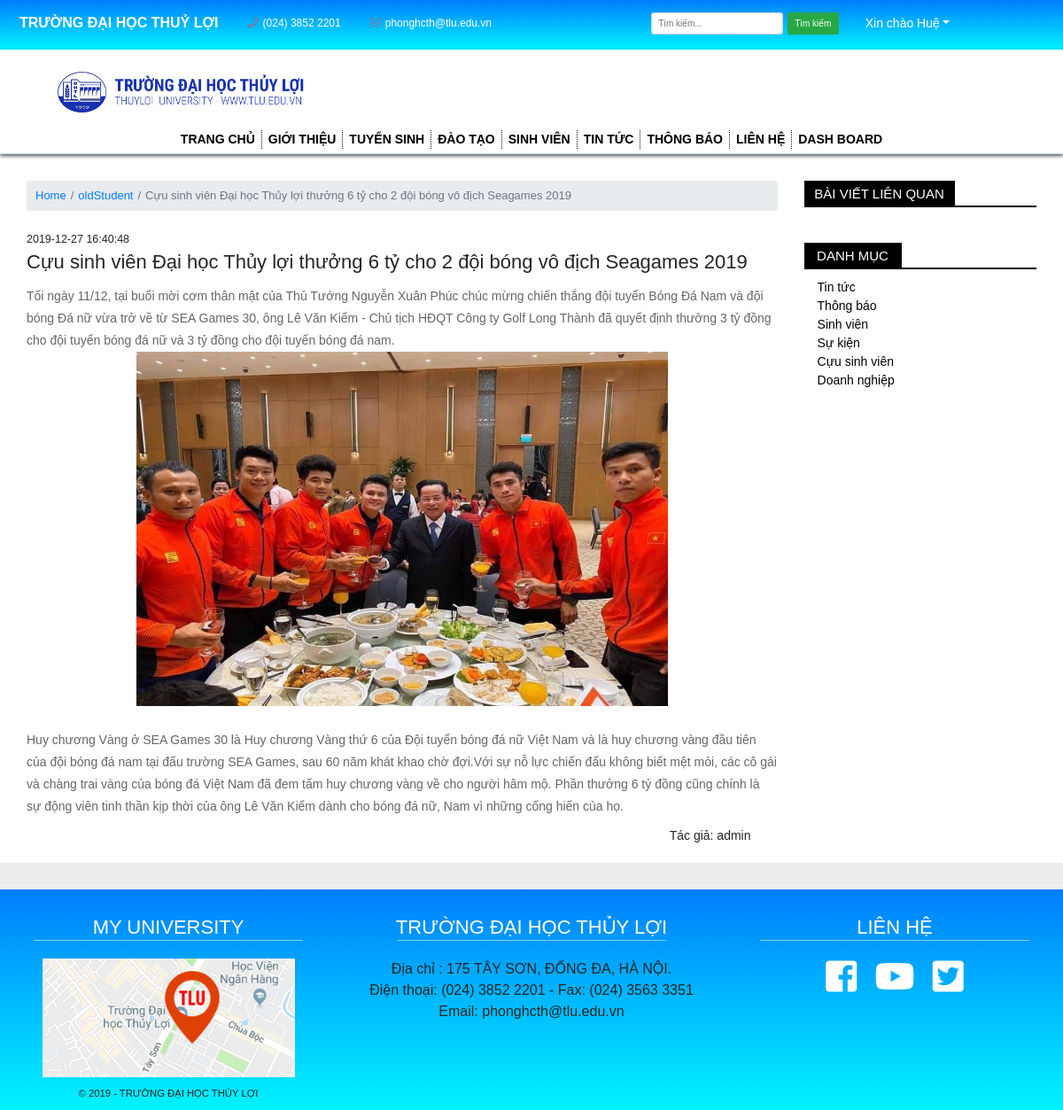
Screenshot of /index.php?category=oldStudent&idPost=10 (signed in) with the database file from the repository.
### tables this page shows
CREATE TABLE `Account` (
  `accID` tinyint(1) UNSIGNED NOT NULL,
  `userID` char(11) DEFAULT NULL,
  `firstName` varchar(30) NOT NULL,
  `lastName` varchar(30) NOT NULL,
  `email` varchar(50) NOT NULL,
  `password` varchar(100) NOT NULL,
  `level` tinyint(1) DEFAULT '3',
  `created` datetime DEFAULT CURRENT_TIMESTAMP
);

CREATE TABLE `Posts` (
  `idPost` tinyint(1) NOT NULL,
  `category` varchar(50) NOT NULL,
  `titlePost` varchar(255) DEFAULT NULL,
  `content` text NOT NULL,
  `imgPost` text,
  `author` varchar(30) NOT NULL,
  `accID` tinyint(1) UNSIGNED NOT NULL,
  `dateCreated` datetime DEFAULT CURRENT_TIMESTAMP,
  `description` varchar(255) NOT NULL
);

### layout/post.php (the view, shortened to what this page needs)
<?php
    if(isset($_GET['idPost'])){
        $idPost=$_GET['idPost'];
    }
?>
<section class="inner-content mt-5">
    <div class="container">
        <?php
        $sql="SELECT * FROM Posts WHERE category like '$category' AND idPost = '$idPost' ORDER BY idPost DESC ";
            $news=mysqli_query($conn, $sql);
            while ($row=mysqli_fetch_array($news)) {
        ?>
        <div class="row">
            <div class="col-md-9 col-12">
                <nav aria-label="breadcrumb">
                    <ol class="breadcrumb f-13">
                        <li class="breadcrumb-item"><a href="index.php">Home</a></li>
                        <li class="breadcrumb-item"><a href=""><?= $row['category']?></a></li>
                        <li class="breadcrumb-item active" aria-current="page"><?= $row['titlePost']?></li>
                    </ol>
                </nav>
                <article class="pt-4">
                    <h5><?= $row['dateCreated'] ;?></h5>
                    <h2><?= $row['titlePost']?></h2>
                    <div class="text"><?= $row['content']?></div>
                    <div class="author float-right pr-5">Tác giả: <?= $row['author']?></div>
                </article>
            </div>
            <?php }?>
            <div class="col-md-3 col-12">
                <div class="title-post">
                    <h3>Bài viết liên quan</h3>
                </div>
                <div class="list-category">
                    <ul class="container pt-3 pl-3">
                    </ul>
                    <div class="notify category mt-5">
                        <h3>Danh mục</h3>
                    </div>
                    <ul class="container pt-3 pl-3">
                        <li><i class="fas fa-caret-right pr-2"></i><a href="#">Tin tức</a></li>
                        <li><i class="fas fa-caret-right pr-2"></i><a href="#">Thông báo</a></li>
                        <li><i class="fas fa-caret-right pr-2"></i><a href="#">Sinh viên</a></li>
                        <li><i class="fas fa-caret-right pr-2"></i><a href="#">Sự kiện</a></li>
                        <li><i class="fas fa-caret-right pr-2"></i><a href="#">Cựu sinh viên</a></li>
                        <li><i class="fas fa-caret-right pr-2"></i><a href="#">Doanh nghiệp</a></li>
                    </ul>
                </div>
            </div>
        </div>
    </div>
</section>

### layout/top-header.php (shortened to what this page needs)
<div class="top-header">
    <div class="container-fluid">
        <div class="row inner-header">
            <div class="col-md-6 position-relative">
                <div id="left-top-header">
                    <ul>
                        <div class="d-flex justify-content-around align-items-center inner-top-left">
                            <div class="name-school">
                                <li><a href=""><span>Trường đại học Thuỷ Lợi<span></a></li>
                            </div>
                            <div class="info-contact">
                                <li>
                                    <i class="fas fa-phone"></i>
                                    <a href="#">(024) 3852 2201</a>
                                </li>
                                <li>
                                    <i class="far fa-envelope"></i>
                                    <a href="#">phonghcth@tlu.edu.vn</a>
                                </li>
                            </div>
                        </div>
                    </ul>
                </div>
            </div>
            <div class="col-md-6 p-auto">
                <div id="right-top-header">
                    <div class="d-flex justify-content-center align-items-center inner-top-right">
                        <div class="search">
                            <form action="" class="form-inline mr-5">
                                <input class="form-control mr-2" type="text" placeholder="Tìm kiếm...">
                                <button type="submit" class="btn btn-success">Tìm kiếm</button>
                            </form>
                        </div>
                        <div class="login">
                            <?php if (isset($_SESSION['idUser'])) {
                                $accID = $_SESSION['idUser'];
                                $sql = "SELECT * FROM Account WHERE accID = $accID ";
                                $user = mysqli_query($conn, $sql);
                                $row = mysqli_fetch_array($user);
                            ?>
                                <div class="dropdown">
                                    <span class="dropdown-toggle" data-toggle="dropdown">Xin chào <?= $row['lastName']; ?></span>
                                </div>
                            <?php } else { ?>
                                <i class="fas fa-sign-out-alt"></i><a href="#" class="lg"data-toggle="modal" data-target="#login-form">Login/Register</a>
                            <?php } ?>
                        </div>
                    </div>
                </div>
            </div>
        </div>
    </div>
</div>

### css/style.css (style rules this page uses)
* { margin: 0; padding: 0; box-sizing: border-box; font-family: sans-serif; font-size: 62.5%; }
.container-fluid { padding-left: 0; padding-right: 0; }
.container { padding-left: 0; padding-right: 0; }
.top-header { background: linear-gradient(180deg, #007efc 0%, #00f3ff 100%); padding: 0.8rem; }
#left-top-header ul { display: flex; }
#left-top-header ul li { display: inline-block; padding: 0 1.4rem; }
#left-top-header ul li a, #left-top-header ul li i { font-size: 1.2rem; color: #FFF; }
#left-top-header ul li i { padding: 0 0.5rem; color: #6b82b3; }
#left-top-header .name-school span { text-transform: uppercase; font-weight: 700; font-size: 1.6rem; }
#left-top-header a, #left-top-header i { font-size: 1.6rem; color: #FFF; }
.inner-top-left>div { margin-top: 0.6rem; }
.inner-top-right>div { margin-top: 0.6rem; }
.login * { font-size: 1.4rem; }
.login .dropdown span { color: #FFF; cursor: pointer; }
.dropdown { position: relative; display: inline-block; }
.title-news h3, .notify h3, .title-post h3 { width: 8rem; height: 3rem; font-size: 1.5rem; font-weight: 500; background: transparent; text-transform: uppercase; color: #FFF; background-color: #f9c100; display: flex; align-items: center; justify-content: space-around; margin-bottom: 1.8rem; }
.notify h3 { width: 11rem; background-color: #000; }
.title-post h3 { width: 17rem; background-color: #000; }
.notify::after, .title-post::after { content: '.'; display: block; font-size: 0; height: 1px; width: 100%; border-top: 2px solid #000; margin-top: -2rem; }
.f-13 * { font-size: 1.3rem; }
.list-category ul li { list-style-type: none; }
.list-category ul li a { font-size: 1.4rem; color: #000; }
.author { font-size: 1.4rem; }
article .text p { margin-top: 1.2rem; font-size: 1.4rem !important; line-height: 1.8; color: #666; }
article h2 { font-size: 2.2rem; }

### rows the page displays
account: lastName "Huệ"
posts: category "oldStudent", titlePost "Cựu sinh viên Đại học Thủy lợi thưởng 6 tỷ cho 2 đội bóng vô địch Seagames 2019", dateCreated "2019-12-27 16:40:48", content "Tối ngày 11/12, tại buổi mời cơm thân mật của Thủ Tướng Nguyễn Xuân Phúc chúc mừng chiến thắng đội tuyển Bóng Đá Nam và đội bóng Đá nữ vừa trở về từ SEA Games 30, ông Lê Văn Kiểm - Chủ tịch HĐQT Công ty Golf Long Thành đã quyết định thưởng 3 tỷ đồng cho đội tuyển bóng đá nữ và 3 tỷ đồng cho đội tuyển bóng đá nam. Huy chương Vàng ở SEA Games 30 là Huy chương Vàng thứ 6 của Đội tuyển bóng đá nữ Việt Nam và là huy chương vàng đầu tiên của đội bóng đá nam tại đấu trường SEA Games, sau 60 năm khát khao chờ đợi.Với sự nỗ lực chiến đấu không biết mệt mỏi, các cô gái và chàng trai vàng của bóng đá Việt Nam đã đem tấm huy chương vàng về cho người hâm mộ. Phần thưởng 6 tỷ đồng cũng chính là sự động…", content (picture), author "admin"
